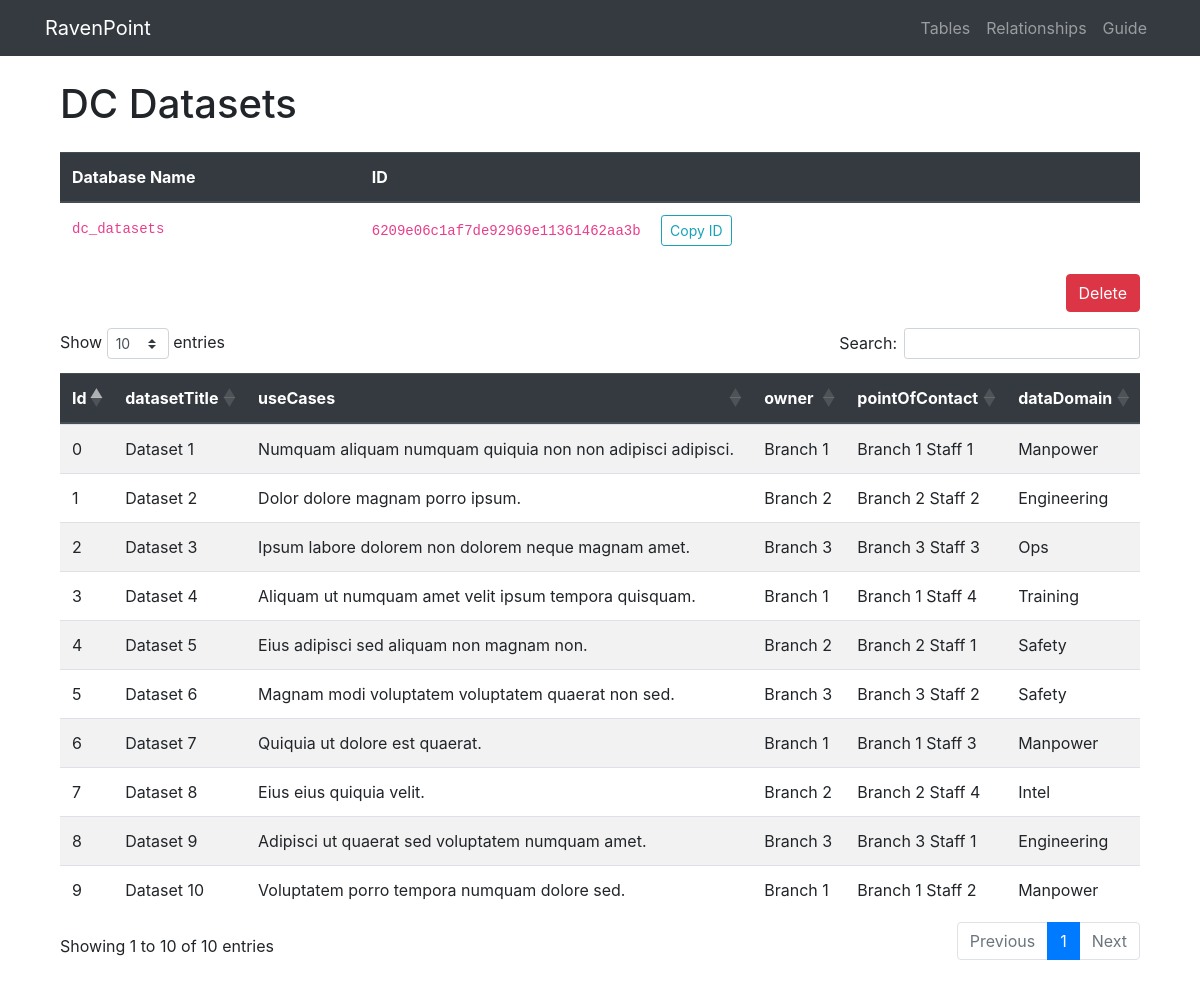
Page /table/6209e06c1af7de92969e11361462aa3b on the earlier database version.
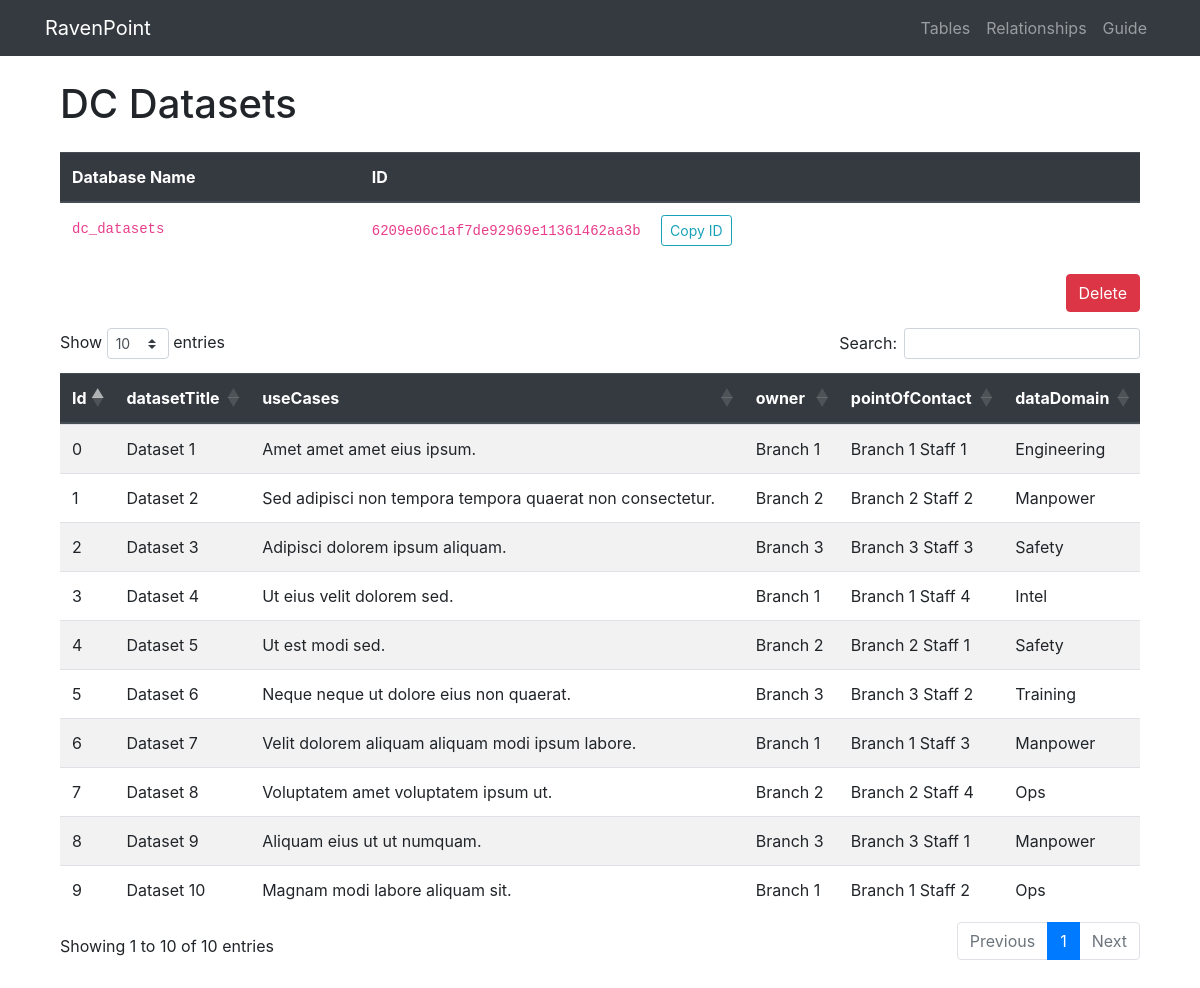
Same page on the later database version.
### project/models.py (models this page shows, shortened)
class Table(db.Model):
  __tablename__ = 'tables'
  id = db.Column(db.String(128), primary_key=True)
  table_name = db.Column(db.String(256), unique=True, index=True)
  table_db_name = db.Column(db.String(256))

### tables this page shows
CREATE TABLE "dc_datasets" (
"Id" INTEGER,
  "datasetTitle" TEXT,
  "useCases" TEXT,
  "owner" TEXT,
  "pointOfContact" TEXT,
  "dataDomain" TEXT
);

### project/admin/views.py (the view)
@admin.route('/table/<string:id>', methods=['GET'])
def table_view(id):
    table = Table.query.filter_by(id=id).first_or_404()
    with sqlite3.connect(conn_string) as conn:
        df = pd.read_sql(f'SELECT * FROM {table.table_db_name}', conn)
    return render_template('table.html', table=df.to_dict('records'), id=id,
                            columns=df.columns.tolist(), table_name=table.table_name,
                            table_db_name=table.table_db_name)

### project/admin/templates/table.html (shortened to what this page needs)
{% extends 'base.html' %}
{% block content %}
<div class="container mt-4 mb-5">
  <h1>{{ table_name }}</h1>
  <table class="table mt-4">
    <thead class="thead-dark">
      <tr>
        <th>Database Name</th>
        <th>ID</th>
      </tr>
    </thead>
    <tr>
      <td><code>{{ table_db_name }}</code></td>
      <td>
        <code>{{ id }}</code>
        <button id="copy-id" class="btn btn-outline-info btn-sm ml-3">Copy ID</button>
      </td>
    </tr>
  </table>
  <div class="text-right">
    <button type="button" class="btn btn-danger" data-toggle="modal" data-target="#deleteTableModal">
      Delete
    </button>
  </div>
  <div class="mt-3">
    <table class="table table-striped mt-5" id="main-table">
      <thead class="thead-dark">
        <tr>
          {% for column in columns %}
          <th scope="col">{{ column }}</th>
          {% endfor %}
        </tr>
      </thead>
      <tbody>
        {% for row in table %}
        <tr>
          {% for item in row.values() %}
          <td>{{ item }}</td>
          {% endfor %}
        </tr>
        {% endfor %}
      </tbody>
    </table>
  </div>
</div>
{% endblock %}

### project/templates/base.html (shortened to what this page needs)
<!DOCTYPE html>
 <html class="no-js">
    <head>
        <link rel="stylesheet" href="https://cdn.jsdelivr.net/npm/bootstrap@4.6.1/dist/css/bootstrap.min.css">
        <link rel="stylesheet" href="https://cdn.datatables.net/1.10.20/css/dataTables.bootstrap4.min.css">
        <link rel="stylesheet" href="{{ url_for('static', filename='css/custom.css') }}">
    </head>
    <body>
        <nav class="navbar navbar-expand-lg navbar-dark bg-dark">
            <div class="container">
                <a class="navbar-brand" href="{{ url_for('admin.index') }}">
                    RavenPoint
                </a>
                <div class="collapse navbar-collapse" id="navbarSupportedContent">
                    <ul class="navbar-nav ml-auto">
                      <li class="nav-item">
                          <a class="nav-link" href="{{ url_for('admin.index') }}">Tables</a>
                      </li>
                      <li class="nav-item">
                          <a class="nav-link" href="{{ url_for('admin.relationships') }}">Relationships</a>
                      </li>
                      <li class="nav-item">
                          <a class="nav-link" href="{{ url_for('admin.guide') }}">Guide</a>
                      </li>
                    </ul>
                </div>
            </div>
        </nav>
        <div class="container">
            {% block content %}{% endblock %}
        </div>
    </body>
</html>

### project/static/css/custom.css (style rules this page uses)
th, td { white-space: no-wrap; }

Differences in the rows shown:
changed dc_datasets "Dataset 1": useCases "Numquam aliquam numquam quiquia non non adipisci adipisci." → "Amet amet amet eius ipsum."; dataDomain "Manpower" → "Engineering"
changed dc_datasets "Dataset 2": useCases "Dolor dolore magnam porro ipsum." → "Sed adipisci non tempora tempora quaerat non consectetur."; dataDomain "Engineering" → "Manpower"
changed dc_datasets "Dataset 3": useCases "Ipsum labore dolorem non dolorem neque magnam amet." → "Adipisci dolorem ipsum aliquam."; dataDomain "Ops" → "Safety"
changed dc_datasets "Dataset 4": useCases "Aliquam ut numquam amet velit ipsum tempora quisquam." → "Ut eius velit dolorem sed."; dataDomain "Training" → "Intel"
changed dc_datasets "Dataset 5": useCases "Eius adipisci sed aliquam non magnam non." → "Ut est modi sed."
changed dc_datasets "Dataset 6": useCases "Magnam modi voluptatem voluptatem quaerat non sed." → "Neque neque ut dolore eius non quaerat."; dataDomain "Safety" → "Training"
changed dc_datasets "Dataset 7": useCases "Quiquia ut dolore est quaerat." → "Velit dolorem aliquam aliquam modi ipsum labore."
changed dc_datasets "Dataset 8": useCases "Eius eius quiquia velit." → "Voluptatem amet voluptatem ipsum ut."; dataDomain "Intel" → "Ops"
changed dc_datasets "Dataset 9": useCases "Adipisci ut quaerat sed voluptatem numquam amet." → "Aliquam eius ut ut numquam."; dataDomain "Engineering" → "Manpower"
changed dc_datasets "Dataset 10": useCases "Voluptatem porro tempora numquam dolore sed." → "Magnam modi labore aliquam sit."; dataDomain "Manpower" → "Ops"
